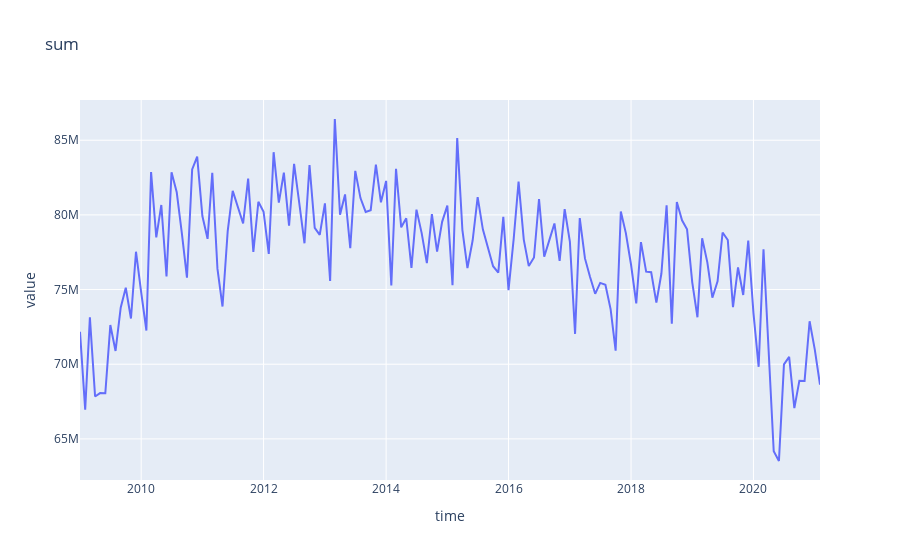

Notebook source saved alongside this figure:
### Code cell
plot_time_trend(df[(df["country"] != 100) & (df["variable"] == "Net Tonnages")][["time", "value"]].groupby(["time"]).sum("value").reset_index(), "sum")

### Figure 1 — Plotly figure (JSON) as saved in the notebook; plotly's stock layout.template omitted (floating-point values rounded to 4 significant figures; data arrays with more than 128 entries replaced by an {"elided": "..."} marker saying what was removed)
{"data": [{"hovertemplate": "time=%{x}<br>value=%{y}<extra></extra>", "legendgroup": "", "line": {"color": "#636efa", "dash": "solid"}, "mode": "lines", "name": "", "orientation": "v", "showlegend": false, "type": "scatter", "x": {"elided": "146 str values"}, "xaxis": "x", "y": {"elided": "146 int values"}, "yaxis": "y"}], "layout": {"legend": {"tracegroupgap": 0}, "title": {"text": "sum"}, "xaxis": {"anchor": "y", "domain": [0, 1], "title": {"text": "time"}}, "yaxis": {"anchor": "x", "domain": [0, 1], "title": {"text": "value"}}}}
